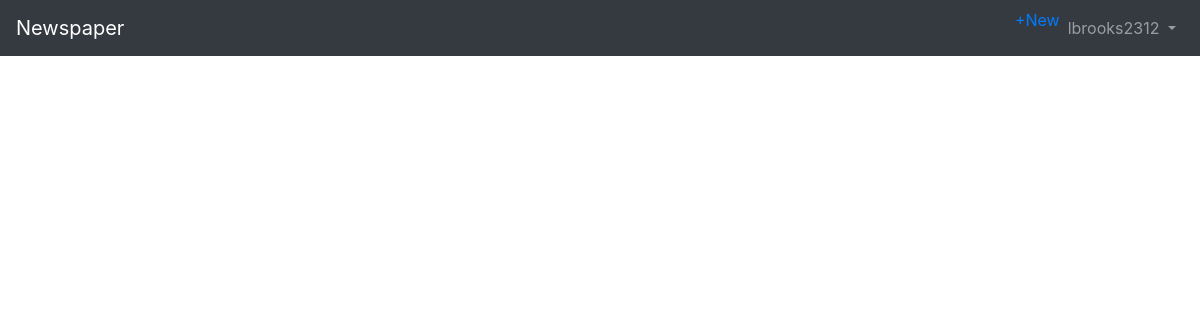
/articles/ (signed in), run on an earlier commit of the app's database.
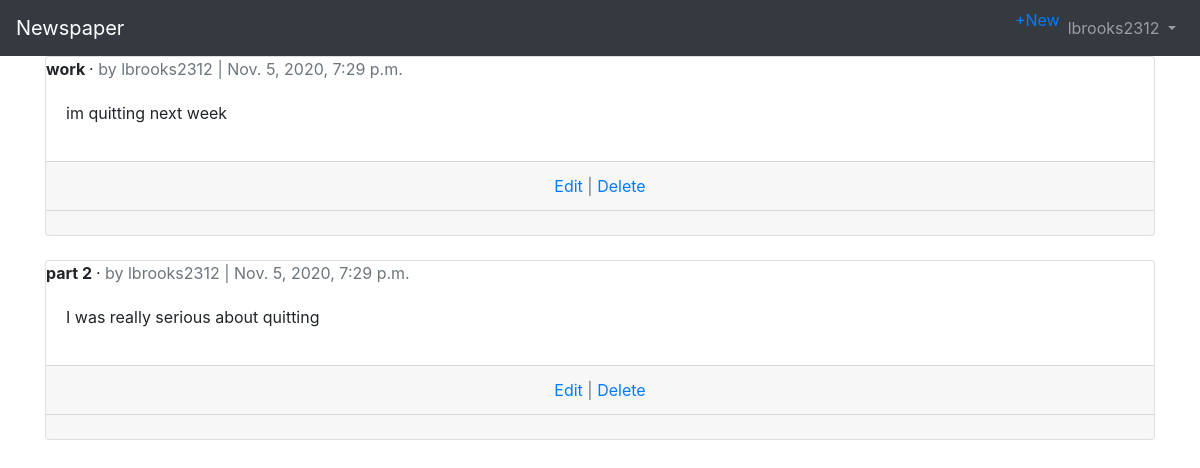
And on a later commit of the database.
### accounts/models.py (models this page shows)
class CustomUser(AbstractUser):
    age = models.PositiveIntegerField(null=True, blank=True)

### articles/models.py (models this page shows, shortened)
class Article(models.Model):
    title = models.CharField(max_length=255)
    body = models.TextField()
    date = models.DateTimeField(auto_now_add=True)
    author = models.ForeignKey(
        get_user_model(),
        on_delete=models.CASCADE,
    )

### articles/views.py (the view)
# urls.py: path('', ArticleListView.as_view(), name='article_list'),
class ArticleListView(LoginRequiredMixin, ListView):
    model = Article
    template_name = 'article_list.html'

### templates/article_list.html (shortened to what this page needs)
{% extends 'base.html'%}
{% block content %}
    {% for article in object_list %}
    <div class="card">
        <div class="car-header">
            <span class="font-weight-bold">{{ article.title }}
            </span> &middot;
            <span class="text-muted">by {{ article.author }} | {{ article.date }}</span>
        </div>
        <div class="card-body">
            <p>{{ article.body }}</p>
        </div>
        <div class="card-footer text-center text-muted">
            <a href="{% url 'article_edit' article.pk%}">Edit</a> | <a href="{% url 'article_delete' article.pk%}">Delete</a>
        </div>
        <div class="card-footer">
        </div>
    </div>
    <br />
    {% endfor %}
{% endblock content %}

### templates/base.html (shortened to what this page needs)
{% load static %}
<!DOCTYPE html>
<html>
<head>
    <link rel="stylesheet" href="https://cdn.jsdelivr.net/npm/bootstrap@4.5.3/dist/css/bootstrap.min.css">
</head>
<body>
    <nav class="navbar navbar-expand-lg navbar-dark bg-dark">
        <a class="navbar-brand" href="{% url 'home' %}">Newspaper</a>
        <div class="collapse navbar-collapse" id=navbarSupportedContent>
            {% if user.is_authenticated %}
                <ul class="navbar-nav ml-auto">
                    <li class ="nav-item">
                        <a href="{% url 'article_new' %}">+New</a>
                    </li>
                    <li class="nav-item">
                        <a class="nav-link dropdown-toggle" href="#"
                        id="navbarDropdown" role="button" data-toggle="dropdown"
                        aria-haspopup="true" aria-expanded="false">
                            {{ user.username }}
                        </a>
                    </li>
                </ul>
            {% else %}
                <form class="form-inline ml-auto">
                    <a href="{% url 'login' %}" class="btn btn-outline-secondary">Log In</a>
                    <a href="{% url 'signup' %}" class="btn btn-primary ml-2">Sign up</a>
                </form>
            {% endif %}
        </div>
    </nav>
    <main>
        <div class="container">
            {% block content %}
            {% endblock content %}
        </div>
    </main>
</body>
</html>

What changed in the data, as far as the page shows it:
added Article: title "work", author "lbrooks2312", date "Nov. 5, 2020, 7:29 p.m.", body "im quitting next week"
added Article: title "part 2", author "lbrooks2312", date "Nov. 5, 2020, 7:29 p.m.", body "I was really serious about quitting"
